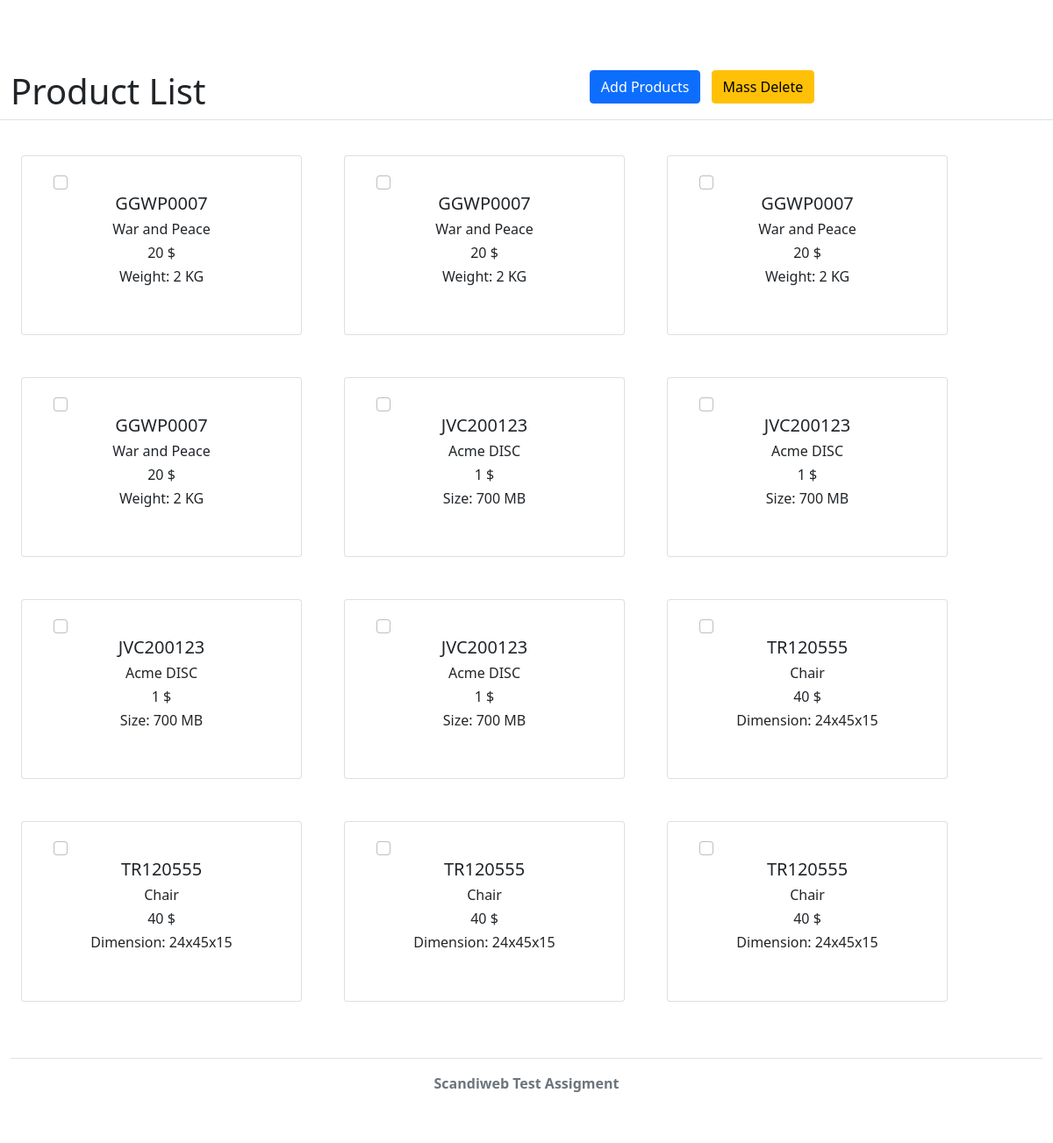
The page / on the database its author committed.
### tables this page shows
CREATE TABLE `products_list` (
  `ID` int(11) NOT NULL,
  `Name` varchar(255) NOT NULL,
  `Price` decimal(20,0) NOT NULL,
  `Size` varchar(255) NOT NULL,
  `Category` varchar(100) NOT NULL,
  `SKU` varchar(100) NOT NULL
);

### index.php (the view, shortened to what this page needs)
<!DOCTYPE html>
<html lang="en">
<head>
    <link href="https://cdn.jsdelivr.net/npm/bootstrap@5.1.3/dist/css/bootstrap.min.css" rel="stylesheet">
    <link href="style.css" rel="stylesheet" >
</head>
<body>
<?php include_once 'db.php' ?>
<?php
$result = $mysqli->query("SELECT * FROM products_list order by SKU")
?>
<div class="container-fluid ">
<form action="delete_data.php" method="POST" >
    <div class="row">
        <div class="col-6">
        <h1>Product List</h1>
        </div>
        <div class="col-4 text-center">
        <a class="btn btn-primary" href="add-product.php">Add Products</a>
        <button id="delete-product-btn" name="delete_products_btn" type="submit" class="mg-left btn btn-warning" >Mass Delete</button>
        </div>
    </div>
    <div class="row py-3  border-top center-item">
            <?php while($row = $result->fetch_assoc()): ?>
                <?php if($row['Category'] == 'DVD'){ ?>
            <div class="card text-center my-4" style="width: 20rem; margin: 0 1.5rem">
                <div class="form-check">
                <input class="delete-checkbox form-check-input" name="prod_delete_id[]" type="checkbox" value="<?= $row['ID']; ?>" >
                </div>
                 <h5 class="card-title"><?php echo $row['SKU'] ?></h5>
                <h6 class="card-title mb-2 "><?php echo $row['Name'] ?></h6>
                <h6 class="card-title mb-2 "><?php echo $row['Price'], " $" ?></h6>
                <h6 class="card-title mb-2 "><?php echo "Size: ", $row['Size'] , " MB" ?></h6>
            </div>
            <?php } ?>
            <?php if($row['Category'] == 'FURNITURE'){ ?>
            <div class="card text-center my-4" style="width: 20rem; margin: 0 1.5rem">
                <div class="form-check">
                <input class=" delete-checkbox form-check-input" name="prod_delete_id[]" type="checkbox" value="<?= $row['ID']; ?>" id="flexCheckDefault">
                </div>
                <h5 class="card-title"><?php echo $row['SKU'] ?></h5>
                <h6 class="card-title mb-2 "><?php echo $row['Name'] ?></h6>
                <h6 class="card-title mb-2 "><?php echo $row['Price'], " $" ?></h6>
                <h6 class="card-title mb-2 "><?php echo "Dimension: ", $row['Size'] ?></h6>
            </div>
            <?php } ?>
            <?php if($row['Category'] == 'BOOK'){ ?>
            <div class="card text-center my-4" style="width: 20rem; margin: 0 1.5rem">
                <div class="form-check">
                <input class="delete-checkbox form-check-input" name="prod_delete_id[]" type="checkbox" value="<?= $row['ID']; ?>" id="flexCheckDefault">
                </div>
                <h5 class="card-title"><?php echo $row['SKU'] ?></h5>
                <h6 class="card-title mb-2 "><?php echo $row['Name'] ?></h6>
                <h6 class="card-title mb-2 "><?php echo $row['Price'], " $" ?></h6>
                <h6 class="card-title mb-2 "><?php echo "Weight: ", $row['Size'] , " KG"?></h6>
            </div>
            <?php } ?>
            <?php endwhile ?>
    </div>
    </form>
    <footer class="py-3 my-4 border-top">
    <p class="text-center text-muted"><b>Scandiweb Test Assigment</b></p>
  </footer>
</div>
</body>
</html>

### style.css (style rules this page uses)
.container-fluid { margin-top: 5rem; }
.mg-left { margin-left: 0.5rem; }
.form-check { margin: 1.1rem 0 0 1.5rem; }
a { text-decoration: none; color: white; }

### rows shown on the page
products_list: SKU "GGWP0007", Name "War and Peace", Price "20", Size "2"
products_list: SKU "GGWP0007", Name "War and Peace", Price "20", Size "2"
products_list: SKU "GGWP0007", Name "War and Peace", Price "20", Size "2"
products_list: SKU "GGWP0007", Name "War and Peace", Price "20", Size "2"
products_list: SKU "JVC200123", Name "Acme DISC", Price "1", Size "700"
products_list: SKU "JVC200123", Name "Acme DISC", Price "1", Size "700"
products_list: SKU "JVC200123", Name "Acme DISC", Price "1", Size "700"
products_list: SKU "JVC200123", Name "Acme DISC", Price "1", Size "700"
products_list: SKU "TR120555", Name "Chair", Price "40", Size "24x45x15"
products_list: SKU "TR120555", Name "Chair", Price "40", Size "24x45x15"
products_list: SKU "TR120555", Name "Chair", Price "40", Size "24x45x15"
products_list: SKU "TR120555", Name "Chair", Price "40", Size "24x45x15"
